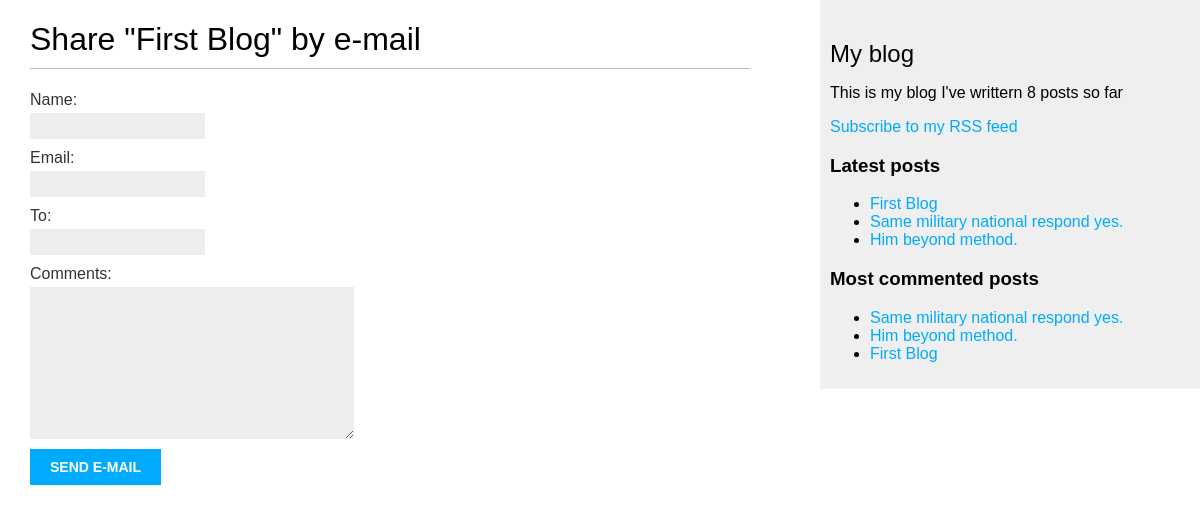
/blog/1/share/, run on an earlier commit of the app's database.
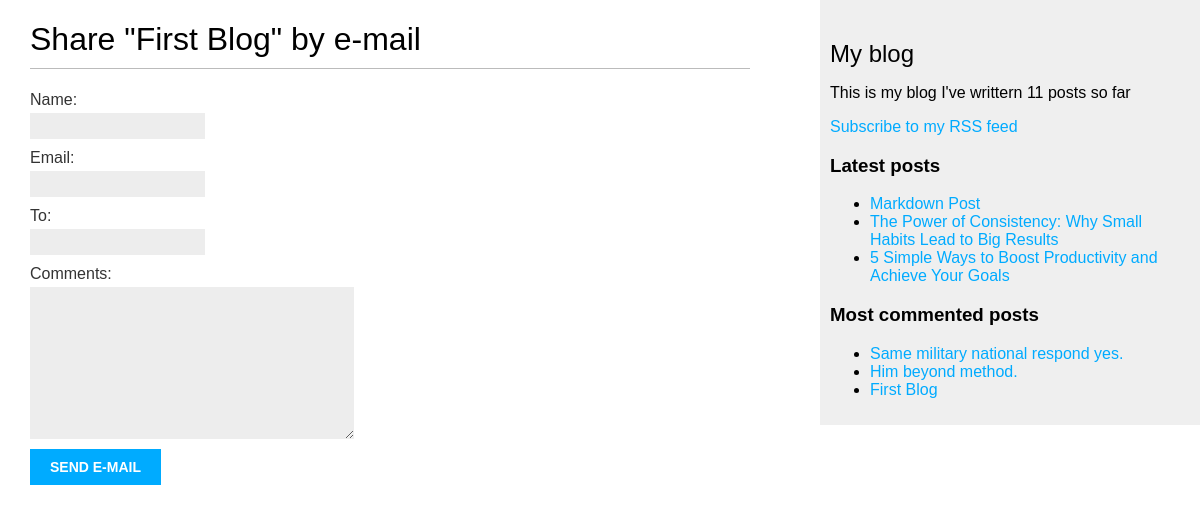
And on a later commit of the database.
### blog/models.py (models this page shows, shortened)
class Post(models.Model):
  class Status(models.TextChoices):
    DRAFT = 'DF', 'Draft'
    PUBLISHED = 'PB', 'Published'
  title = models.CharField(max_length=250)
  slug = models.SlugField(
    max_length=250,
    unique_for_date='publish'
    )
  author = models.ForeignKey(
    settings.AUTH_USER_MODEL,
    on_delete=models.CASCADE,
    related_name='blog_post'
  )
  body = models.TextField()
  publish = models.DateTimeField(default=timezone.now)
  created = models.DateTimeField(auto_now_add=True)
  updated = models.DateTimeField(auto_now=True)
  status = models.CharField(
    max_length=2,
    choices=Status,
    default=Status.DRAFT
  )
  objects = models.Manager()
  published = PublishedManger()
  tags = TaggableManager()
  class Meta:
    ordering = ['-publish']
    indexes = [
      models.Index(fields=['-publish'])
    ]
  def get_absolute_url(self):
    return reverse(
      'blog:post_detail',
      args=[
        self.publish.year,
        self.publish.month,
        self.publish.day,
        self.slug
        ])

### blog/views.py (the view)
# urls.py: path('<int:post_id>/share/', views.post_share, name='post_share'),
def post_share(request, post_id):
  post = get_object_or_404(
    Post,
    id=post_id,
    status=Post.Status.PUBLISHED
  )
  sent = False
  if request.method == 'POST':
    form = EmailPostForm(request.POST)
    if form.is_valid():
      cd = form.cleaned_data
      post_url = request.build_absolute_uri(
        post.get_absolute_url()
      )
      subject = (
        f"{cd['name']} ({cd['email']})"
        f"recommends you read {post.title}"
      )
      message = (
        f"Read {post.title} at {post_url}\n\n"
        f"{cd['name']}\'s comments: {cd['comments']}"
      )
      send_mail(
        subject=subject,
        message=message,
        from_email=None,
        recipient_list=[cd['to']]
      )
      sent = True
  else:
    form = EmailPostForm()
  return render(
    request, 'blog/post/share.html', {
      'post': post,
      'form': form,
      'sent': sent
    }
  )

### blog/forms.py
class EmailPostForm(forms.Form):
  name = forms.CharField(max_length=25)
  email = forms.EmailField()
  to = forms.EmailField()
  comments = forms.CharField(
    required=False,
    widget=forms.Textarea
  )

### blog/models.py (called while the page is built)
  def get_queryset(self):
    return (
      super().get_queryset().filter(status=Post.Status.PUBLISHED)
    )

### blog/templatetags/blog_tags.py (called while the page is built)
@register.simple_tag
def total_posts():
  return Post.published.count()

@register.inclusion_tag('blog/post/latest_posts.html')
def show_latest_posts(count=5):
  latest_posts = Post.published.order_by('-publish')[:count]
  return {'latest_posts': latest_posts}

@register.simple_tag
def get_most_commented_posts(count=3):
  return Post.published.annotate(total_comments=Count('comments')
  ).order_by('-total_comments')[:count]

### blog/templates/blog/post/share.html (shortened to what this page needs)
{% extends "blog/base.html" %}
{% block content %}
  {% if sent %}
    <h1>Email successfully sent</h1>
    <p>
      "{{ post.title }}" was succesfuly sent to {{ form.cleaned_data.to }}.
    </p>
  {% else %}
    <h1>Share "{{ post.title }}" by e-mail</h1>
    <form method="post">
      {{ form.as_p }}
      <input type="submit" value="Send e-mail" id="">
    </form>
  {% endif %}
{% endblock %}

### blog/templates/blog/base.html (shortened to what this page needs)
{% load blog_tags %}
{% load static %}
<!DOCTYPE html>
<html lang="en">
<head>
  <link rel="stylesheet" href="{% static "css/blog.css" %}">
</head>
<body>
  <div id="content">
    {% block content %}
    {% endblock %}
  </div>
  <div id="sidebar">
    <h2>My blog</h2>
    <p>This is my blog
      I've writtern {% total_posts %} posts so far
    </p>
    <p>
      <a href="{% url "blog:post_feed" %}">
        Subscribe to my RSS feed
      </a>
    </p>
    <h3>Latest posts</h3>
    {% show_latest_posts 3 %}
    <h3>Most commented posts</h3>
    {% get_most_commented_posts as most_commented_posts %}
    <ul>
      {% for post in most_commented_posts %}
        <li>
          <a href="{{ post.get_absolute_url }}">
            {{ post.title }}
          </a>
        </li>
      {% endfor %}
    </ul>
  </div>
</body>
</html>

### blog/templates/blog/post/latest_posts.html
<ul>
    {% for post in latest_posts %}
      <li>
        <a href="{{ post.get_absolute_url }}">{{ post.title }}</a>
      </li>
    {% endfor %}
</ul>

What changed in the data, as far as the page shows it:
no longer on one of the page's lists (row unchanged): Post: title "First Blog"
no longer on one of the page's lists (row unchanged): Post: title "Same military national respond yes."
no longer on one of the page's lists (row unchanged): Post: title "Him beyond method."
added Post: title "Markdown Post", shown under "Latest posts"
added Post: title "The Power of Consistency: Why Small Habits Lead to Big Results", shown under "Latest posts"
added Post: title "5 Simple Ways to Boost Productivity and Achieve Your Goals", shown under "Latest posts"
Also different on the page:
text no longer shown: "8"
text now shown: "11"
